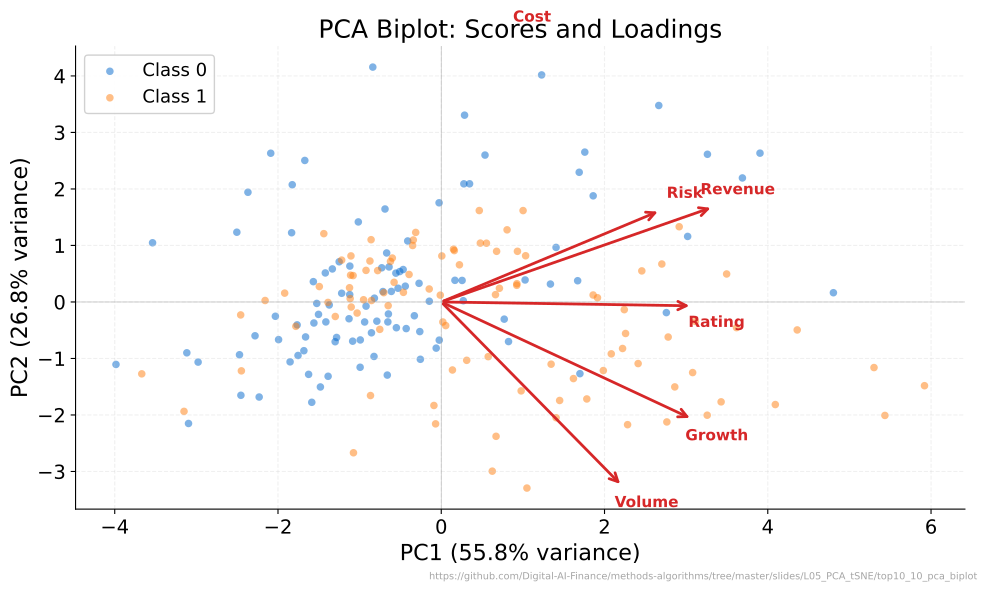

Write Python code to recreate this figure.
"""PCA Biplot - Scores (data points in PC1-PC2 space) plus loading arrows (feature contributions)."""
import matplotlib.pyplot as plt
import numpy as np
from pathlib import Path
from sklearn.decomposition import PCA
from sklearn.datasets import make_classification
from sklearn.preprocessing import StandardScaler
import sys
sys.path.insert(0, str(Path(__file__).resolve().parents[3] / 'templates'))
from chart_style import apply_style, COLORS, MLPURPLE, MLBLUE, MLORANGE, MLGREEN, MLRED, MLLAVENDER
apply_style()

CHART_METADATA = {
    "title": "PCA Biplot: Scores and Loadings",
    "description": "Scatter of PCA scores with overlaid feature loading arrows",
    "url": "https://github.com/Digital-AI-Finance/methods-algorithms/tree/master/slides/L05_PCA_tSNE/top10_10_pca_biplot"
}


feature_names = ['Revenue', 'Cost', 'Growth', 'Risk', 'Volume', 'Rating']
X, y = make_classification(n_samples=200, n_features=6, n_informative=4, random_state=42)

scaler = StandardScaler()
X_scaled = scaler.fit_transform(X)

pca = PCA(n_components=2, random_state=42)
scores = pca.fit_transform(X_scaled)

fig, ax = plt.subplots()

colors = [MLBLUE, MLORANGE]
labels = ['Class 0', 'Class 1']
for cls in [0, 1]:
    mask = y == cls
    ax.scatter(scores[mask, 0], scores[mask, 1], c=colors[cls], alpha=0.5,
               s=30, label=labels[cls], edgecolors='none')

loadings = pca.components_.T
scale = np.abs(scores).max() * 0.8 / np.abs(loadings).max()

for i, name in enumerate(feature_names):
    ax.annotate('', xy=(loadings[i, 0] * scale, loadings[i, 1] * scale), xytext=(0, 0),
                arrowprops=dict(arrowstyle='->', color=MLRED, lw=2))
    offset_x = 0.3 if loadings[i, 0] >= 0 else -0.3
    offset_y = 0.3 if loadings[i, 1] >= 0 else -0.3
    ax.text(loadings[i, 0] * scale + offset_x, loadings[i, 1] * scale + offset_y,
            name, fontsize=11, fontweight='bold', color=MLRED, ha='center', va='center')

ax.set_xlabel(f'PC1 ({pca.explained_variance_ratio_[0]:.1%} variance)')
ax.set_ylabel(f'PC2 ({pca.explained_variance_ratio_[1]:.1%} variance)')
ax.set_title('PCA Biplot: Scores and Loadings')
ax.axhline(0, color='gray', linewidth=0.5, alpha=0.5)
ax.axvline(0, color='gray', linewidth=0.5, alpha=0.5)
ax.legend(loc='upper left', framealpha=0.9)

plt.figtext(0.99, 0.01, CHART_METADATA['url'],
            fontsize=7, color='gray', ha='right', va='bottom', alpha=0.7)
plt.tight_layout()
plt.savefig(Path(__file__).parent / 'chart.pdf', dpi=300, bbox_inches='tight', facecolor='white')
plt.close()
print("Chart saved: top10_10_pca_biplot/chart.pdf")
